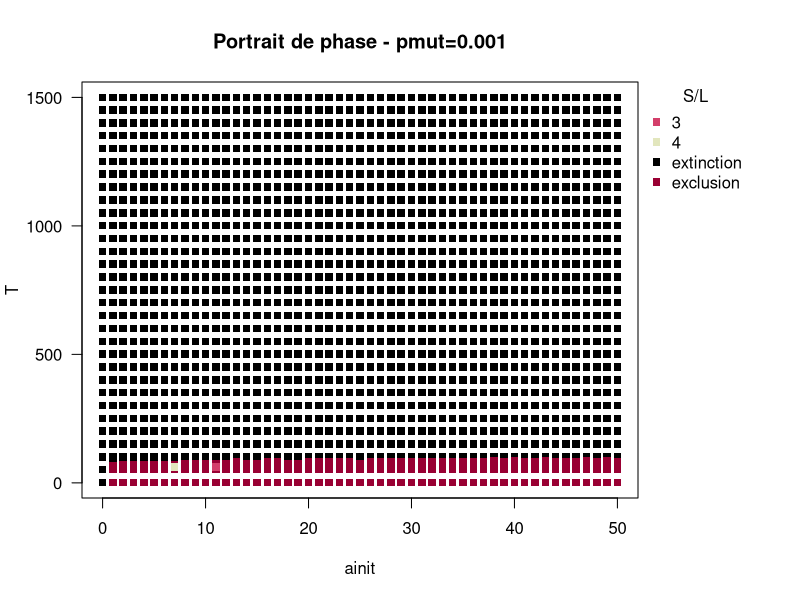
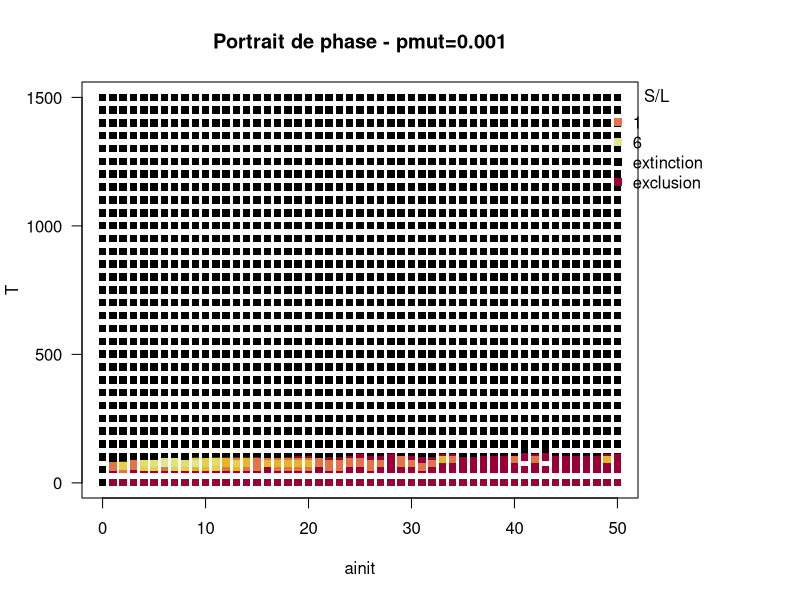

Generate these figures, in order, with R:
rm(list=ls())             
library(colorspace)


# | ainit | T | S/L |
data<-read.table("SimulationOutputspmut0.csv", header = FALSE, sep = ",", dec=".")
names(data)<-c("ainit","T","result")

# Séparation des différents états du reste des données
extinction<-subset(data,data$result==-1)
exclusion<-subset(data,data$result==0)
cohabitation<-subset(data,data$result>0)
cohabitation <- cohabitation[order(cohabitation$result), ] 
n <- as.numeric(length(cohabitation$T))
c <-1

# Echelle de couleurs
if(length(cohabitation)!=0){
color=heat_hcl(length(cohabitation$result))[rank(cohabitation$result)]
}

# Affichage
par(mar=c(5.1,4.1,4.1,8.1), xpd=TRUE)
plot(extinction$ainit,extinction$T, col='black', pch=15, cex=c, las=1, main="Portrait de phase - pmut=0.001",
     xlim=c(min(data$ainit),max(data$ainit)), ylim=c(min(data$T),max(data$T)),
     xlab="ainit", ylab="T")
points(exclusion$ainit,exclusion$T, col="#990033", pch=15, cex=c)
points(cohabitation$ainit,cohabitation$T, col=color, pch=15, cex=c)
legend("topright",title="S/L",inset=c(-0.2,0),pch=15,col=cbind(c(color[1],color[n]),c("black","#990033")),
       legend=cbind(seq(min(cohabitation$result),max(cohabitation$result),
                        length.out = length(color)),c("extinction","exclusion")),bty="n")

# | ainit | T | S/L |
data<-read.table("SimulationOutputspmut0001.csv", header = FALSE, sep = ",", dec=".")
names(data)<-c("ainit","T","result")

# Séparation des différents états du reste des données
extinction<-subset(data,data$result==-1)
exclusion<-subset(data,data$result==0)
cohabitation<-subset(data,data$result>0)
cohabitation <- cohabitation[order(cohabitation$result), ] 
n <- as.numeric(length(cohabitation$T))
c <-1

# Echelle de couleurs
if(length(cohabitation)!=0){
  color=heat_hcl(length(cohabitation$result))[rank(cohabitation$result)]
}

# Affichage
par(mar=c(5.1,4.1,4.1,8.1), xpd=TRUE)
plot(extinction$ainit,extinction$T, col='black', pch=15, cex=c, las=1, main="Portrait de phase - pmut=0.001",
     xlim=c(min(data$ainit),max(data$ainit)), ylim=c(min(data$T),max(data$T)),
     xlab="ainit", ylab="T")
points(exclusion$ainit,exclusion$T, col="#990033", pch=15, cex=c)
points(cohabitation$ainit,cohabitation$T, col=color, pch=15, cex=c)
legend("topright",title="S/L",inset=c(-0.13,0),pch=15,col=cbind(c(color[1],color[n]),c("black","#990033")),
       legend=cbind(seq(min(cohabitation$result),max(cohabitation$result),
                        length.out = 2),c("extinction","exclusion")),bty="n")

